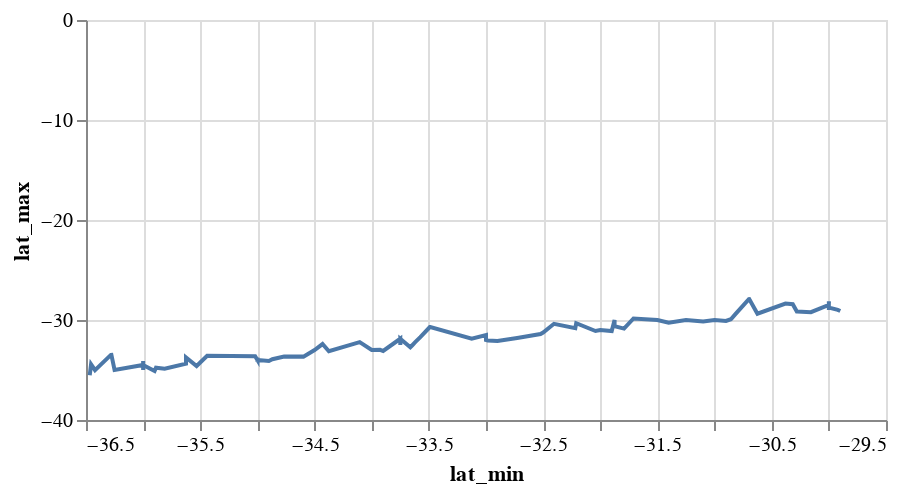

The notebook cell saved with this chart:
### Markdown cell above
Check linearity between `lat_min`, `lat_max`:

### Code cell
alt.Chart(data_smp).mark_line().encode(
    x="lat_min",
    y='lat_max',
).properties(
    width=400,
    height=200
)

### Figure 1 — Vega-Lite specification as saved in the notebook (floating-point values rounded to 4 significant figures; data arrays with more than 128 entries replaced by an {"elided": "..."} marker saying what was removed)
{"config": {"view": {"continuousWidth": 400, "continuousHeight": 300}}, "data": {"name": "data-1caba052152b21b63fac0b4f4d41f183"}, "mark": "line", "encoding": {"x": {"field": "lat_min", "type": "quantitative"}, "y": {"field": "lat_max", "type": "quantitative"}}, "height": 200, "width": 400, "$schema": "https://vega.github.io/schema/vega-lite/v4.17.0.json", "datasets": {"data-1caba052152b21b63fac0b4f4d41f183": {"elided": "2000 records"}}}
